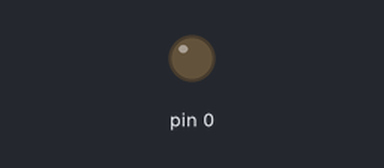
A sketch run on a simulated Arduino Uno, built with avr-gcc and run on an emulated ATmega328P. Shown: output pins drawn as LEDs (lit = HIGH).

Above: at 1.2 s.
At 5.1 s:
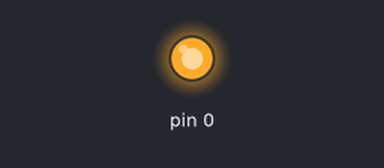
Timing chart, 0 to 13.3 s (numbered marks = the images above):
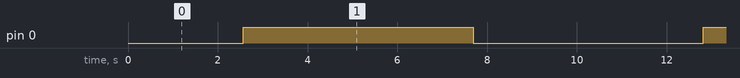

Measured:
- by itself, pin 0: alternates HIGH for 5.1 s and LOW for 5.1 s

The sketch:

Practica8.ino
```cpp
/*
 * Project Práctica 8
 * Description: Incrementar lentamente la intensidad de un led  y luego descender.
 * Author: Javier Sánchez
 * Date: Octubre 14, 2020.
 */

int tiempo = 20;
// setup() runs once, when the device is first turned on.
void setup()
{
    // Put initialization like pinMode and begin functions here.
    pinMode(0, OUTPUT);
}

// loop() runs over and over again, as quickly as it can execute.
void loop()
{
    // Incrementando lentamente la intensidad del LED.
    for (int i = 0; i <= 255; i++)
    {
        analogWrite(0, i);
        delay(tiempo);
    }
    // Decrementando lentamente la intensidad del LED.
    for (int i = 255; i >= 0; i--)
    {
        analogWrite(0, i);
        delay(tiempo);
    }
}
```
